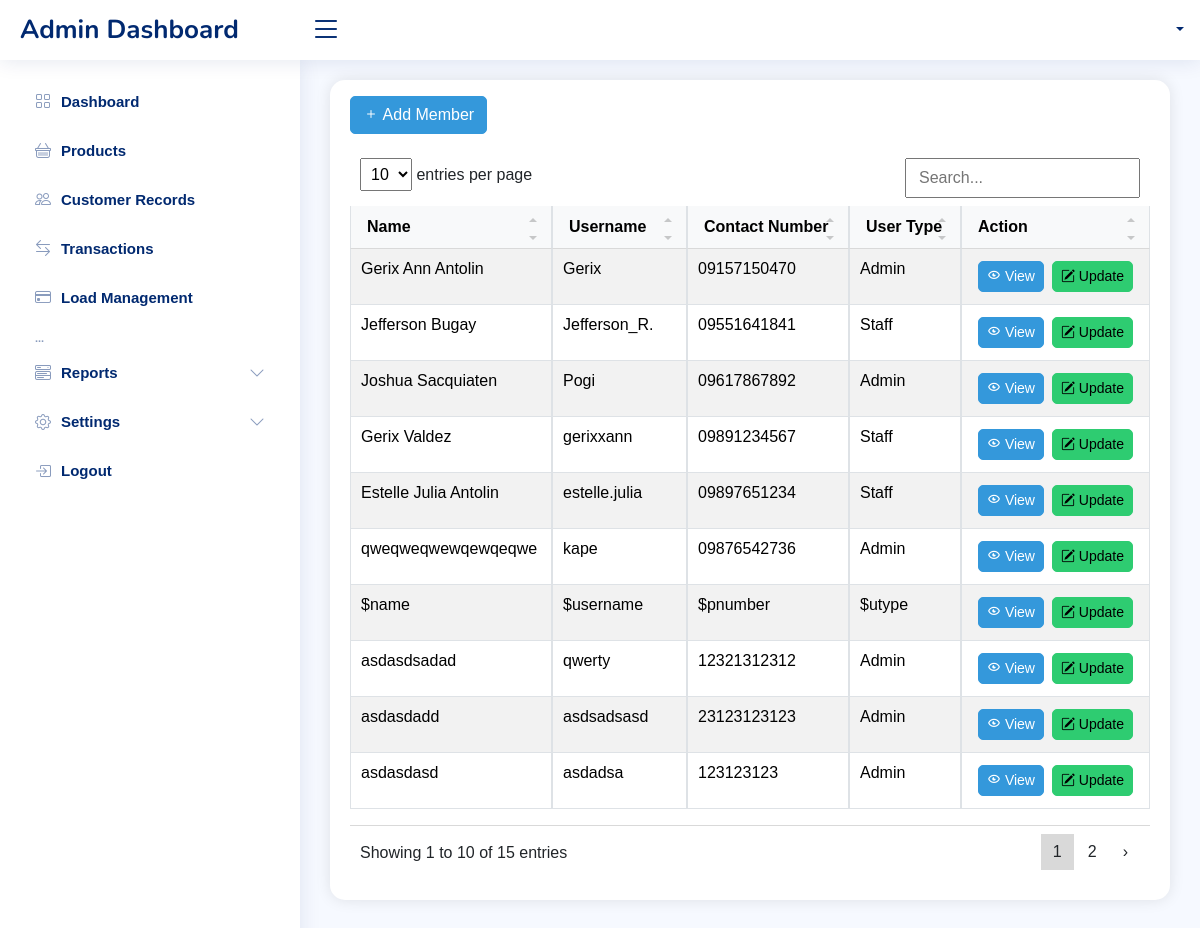
Page /settings/tbl_staff.php on the earlier database version.
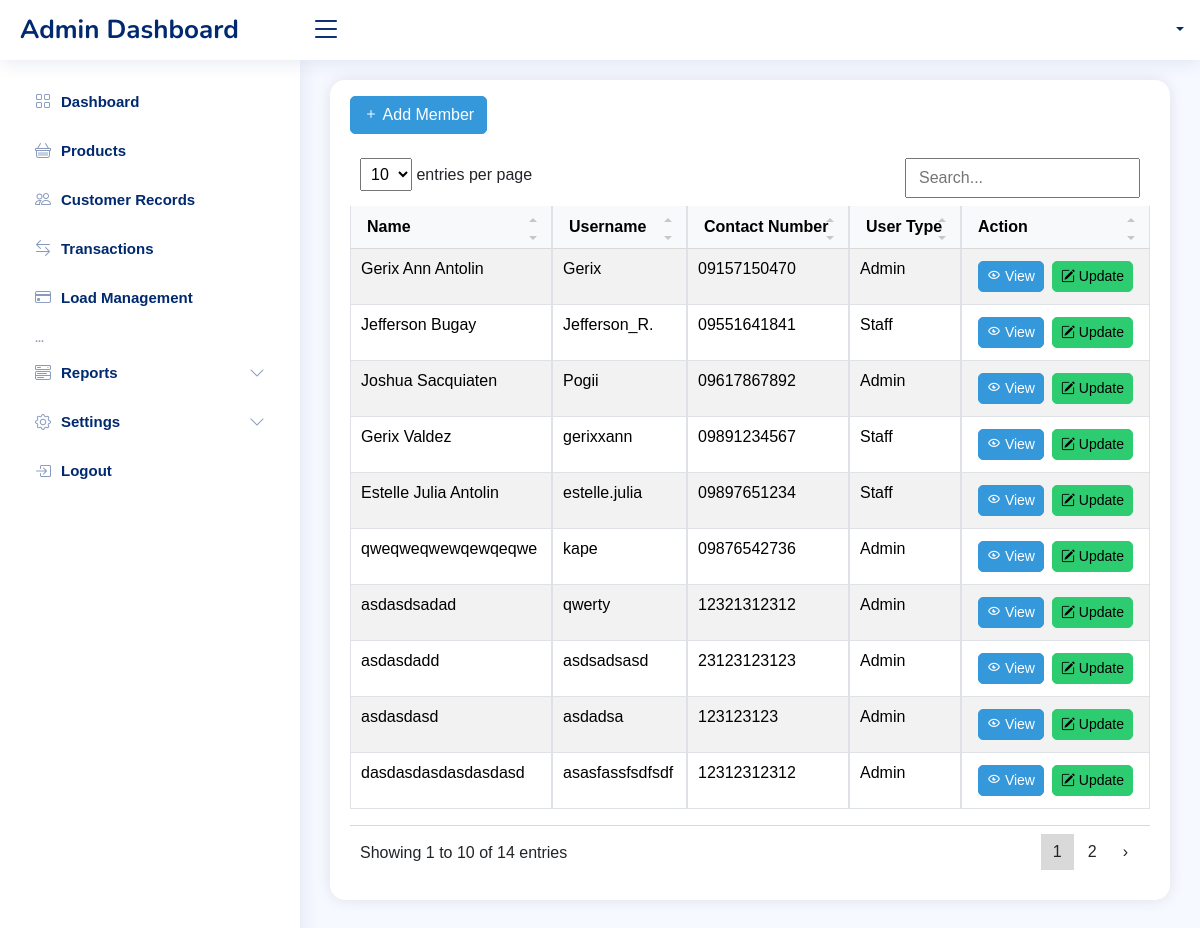
Same page on the later database version.
### tables this page shows
CREATE TABLE `users` (
  `id` int(11) NOT NULL AUTO_INCREMENT,
  `name` varchar(255) NOT NULL,
  `username` varchar(255) NOT NULL,
  `email` varchar(255) NOT NULL,
  `phone_number` varchar(20) NOT NULL,
  `user_type` varchar(255) NOT NULL,
  `password` varchar(255) NOT NULL,
  PRIMARY KEY (`id`)
);

### settings/tbl_staff.php (the view, shortened to what this page needs)
<?php
include "../db_conn.php";
$sql = "SELECT * FROM users";
$result = $con->query($sql);
include '../includes/header.php';
include '../includes/navbar.php';
include '../includes/sidebar.php';
?>
<main id="main" class="main">
    <section class="section dashboard">
        <div class="card">
            <div class="card-body">
                <div class="row">
                    <div class="add-employee mb-3 mt-3">
                        <a href="../settings/addstaff.php" class="btn btn-primary">
                            <i class="bi bi-plus"></i> Add Member
                        </a>
                    </div>
                    <div class="table-responsive">
                        <table id="myTable" class="table table-bordered table-striped datatable">
                            <thead>
                                <tr>
                                    <th scope="col">Name</th>
                                    <th scope="col">Username</th>
                                    <th scope="col">Contact Number</th>
                                    <th scope="col">User Type</th>
                                    <th scope="col">Action</th>
                                </tr>
                            </thead>
                            <tbody>
                                <?php while ($userrow = $result->fetch_assoc()) {
                                    $id = $userrow["id"];
                                    $name = $userrow["name"];
                                    $username = $userrow["username"];
                                    $contactNumber = $userrow["phone_number"];
                                    $userType = $userrow["user_type"];
                                ?>
                                    <tr>
                                        <td><?php echo $name; ?></td>
                                        <td><?php echo $username; ?></td>
                                        <td><?php echo $contactNumber; ?></td>
                                        <td><?php echo $userType; ?></td>
                                        <td>
                                            <div class="d-flex justify-content-center">
                                                <a href="../settings/view_staff.php?id=<?php echo $id; ?>" class="btn btn-sm btn-primary view-btn m-1" data-id="<?php echo $id; ?>">
                                                    <i class="bx bx-show-alt"></i> View
                                                </a>
                                                <a href="../settings/update_staff.php?id=<?php echo $id; ?>" class="btn btn-sm btn-info update-btn m-1" data-id="<?php echo $id; ?>">
                                                    <i class="bi bi-pencil-square"></i> Update
                                                </a>
                                            </div>
                                        </td>
                                    </tr>
                                <?php } ?>
                            </tbody>
                        </table>
                    </div>
                </div>
            </div>
        </div>
    </section>
</main>
<?php include '../includes/footer.php'; ?>

Differences in the rows shown:
removed users: name "$name", username "$username", phone_number "$pnumber", user_type "$utype"
changed users "Joshua Sacquiaten": username "Pogi" → "Pogii"
now on this page (row unchanged): users: name "dasdasdasdasdasdasd", username "asasfassfsdfsdf", phone_number "12312312312", user_type "Admin"
Other differences:
text written by a page script: "entries per page Showing 1 to 10 of 15 entries 1 2 ›" → "entries per page Showing 1 to 10 of 14 entries 1 2 ›"
